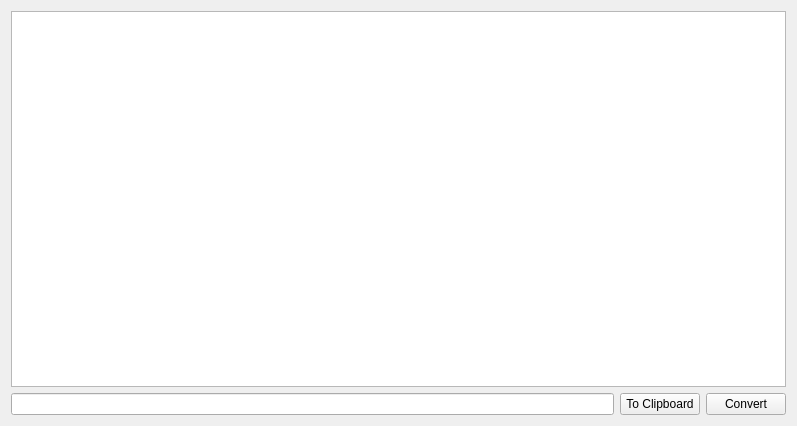
<?xml version="1.0" encoding="UTF-8"?>
<ui version="4.0">
 <class>PocketWidget</class>
 <widget class="QWidget" name="PocketWidget">
  <property name="geometry">
   <rect>
    <x>0</x>
    <y>0</y>
    <width>797</width>
    <height>426</height>
   </rect>
  </property>
  <property name="windowTitle">
   <string>Form</string>
  </property>
  <layout class="QVBoxLayout" name="verticalLayout">
   <item>
    <widget class="QTableView" name="tableView"/>
   </item>
   <item>
    <layout class="QHBoxLayout" name="horizontalLayout">
     <item>
      <widget class="QLineEdit" name="sumTextEdit">
       <property name="readOnly">
        <bool>true</bool>
       </property>
      </widget>
     </item>
     <item>
      <widget class="QPushButton" name="clipBoardButton">
       <property name="text">
        <string>To Clipboard</string>
       </property>
      </widget>
     </item>
     <item>
      <widget class="QPushButton" name="convertButton">
       <property name="text">
        <string>Convert</string>
       </property>
      </widget>
     </item>
    </layout>
   </item>
  </layout>
 </widget>
 <resources/>
 <connections/>
</ui>
